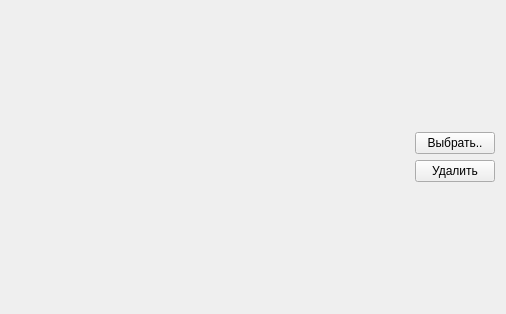
<?xml version="1.0" encoding="UTF-8"?>
<ui version="4.0">
 <class>ImageLoaderWidget</class>
 <widget class="QWidget" name="ImageLoaderWidget">
  <property name="geometry">
   <rect>
    <x>0</x>
    <y>0</y>
    <width>506</width>
    <height>314</height>
   </rect>
  </property>
  <property name="focusPolicy">
   <enum>Qt::StrongFocus</enum>
  </property>
  <property name="autoFillBackground">
   <bool>true</bool>
  </property>
  <layout class="QHBoxLayout" name="horizontalLayout">
   <item>
    <widget class="ImageLoader" name="frame">
     <property name="focusPolicy">
      <enum>Qt::StrongFocus</enum>
     </property>
    </widget>
   </item>
   <item>
    <layout class="QVBoxLayout" name="verticalLayout">
     <item>
      <spacer name="verticalSpacer">
       <property name="orientation">
        <enum>Qt::Vertical</enum>
       </property>
       <property name="sizeHint" stdset="0">
        <size>
         <width>20</width>
         <height>40</height>
        </size>
       </property>
      </spacer>
     </item>
     <item>
      <widget class="QPushButton" name="pushButton_2">
       <property name="sizePolicy">
        <sizepolicy hsizetype="Fixed" vsizetype="Fixed">
         <horstretch>0</horstretch>
         <verstretch>0</verstretch>
        </sizepolicy>
       </property>
       <property name="focusPolicy">
        <enum>Qt::StrongFocus</enum>
       </property>
       <property name="text">
        <string>Выбрать..</string>
       </property>
      </widget>
     </item>
     <item>
      <widget class="QPushButton" name="pushButton">
       <property name="sizePolicy">
        <sizepolicy hsizetype="Fixed" vsizetype="Fixed">
         <horstretch>0</horstretch>
         <verstretch>0</verstretch>
        </sizepolicy>
       </property>
       <property name="focusPolicy">
        <enum>Qt::StrongFocus</enum>
       </property>
       <property name="text">
        <string>Удалить</string>
       </property>
      </widget>
     </item>
     <item>
      <spacer name="verticalSpacer_2">
       <property name="orientation">
        <enum>Qt::Vertical</enum>
       </property>
       <property name="sizeHint" stdset="0">
        <size>
         <width>20</width>
         <height>40</height>
        </size>
       </property>
      </spacer>
     </item>
    </layout>
   </item>
  </layout>
 </widget>
 <customwidgets>
  <customwidget>
   <class>ImageLoader</class>
   <extends>QFrame</extends>
   <header>imageloaderwidget.h</header>
   <container>1</container>
  </customwidget>
 </customwidgets>
 <resources/>
 <connections/>
</ui>
